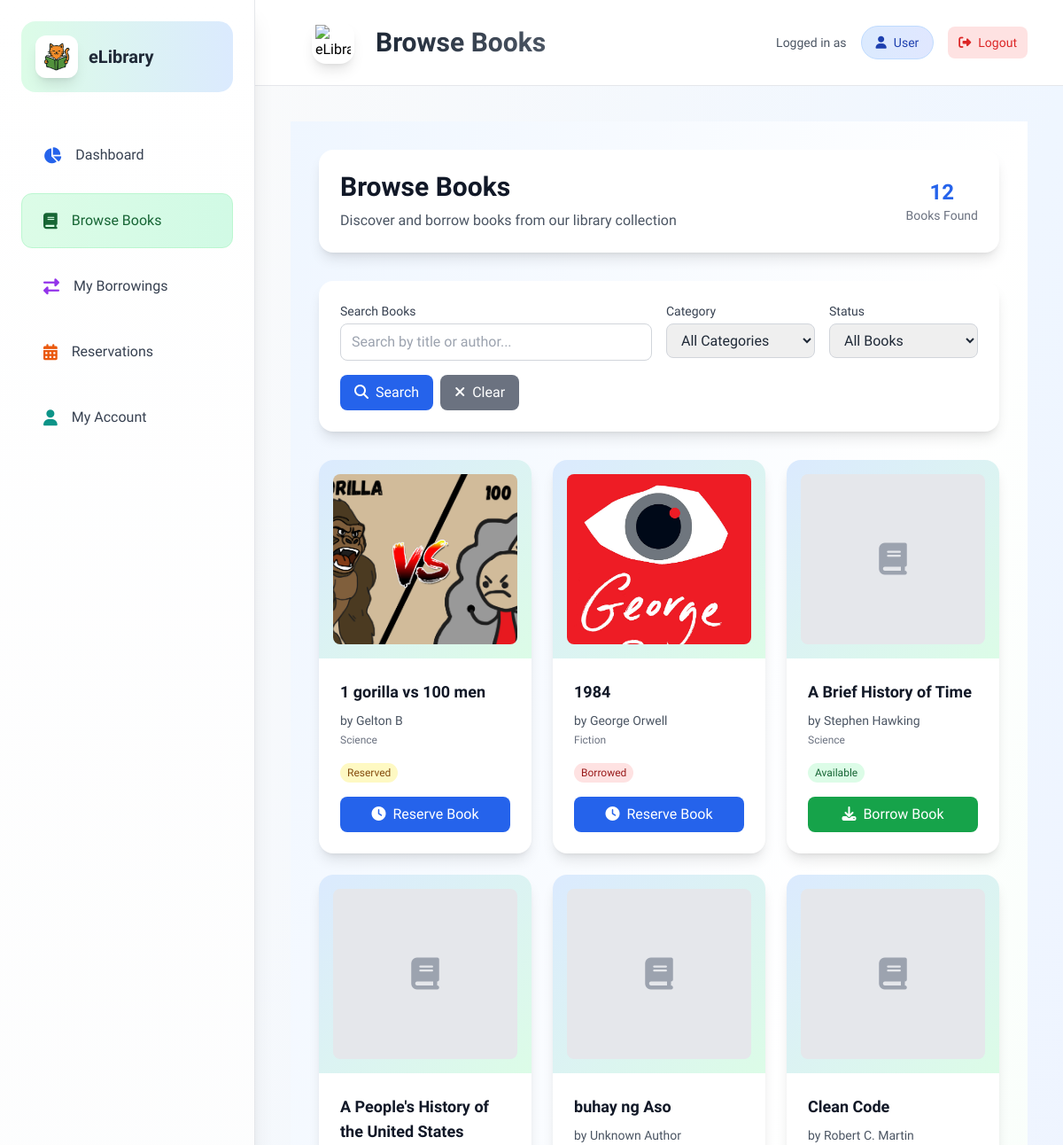
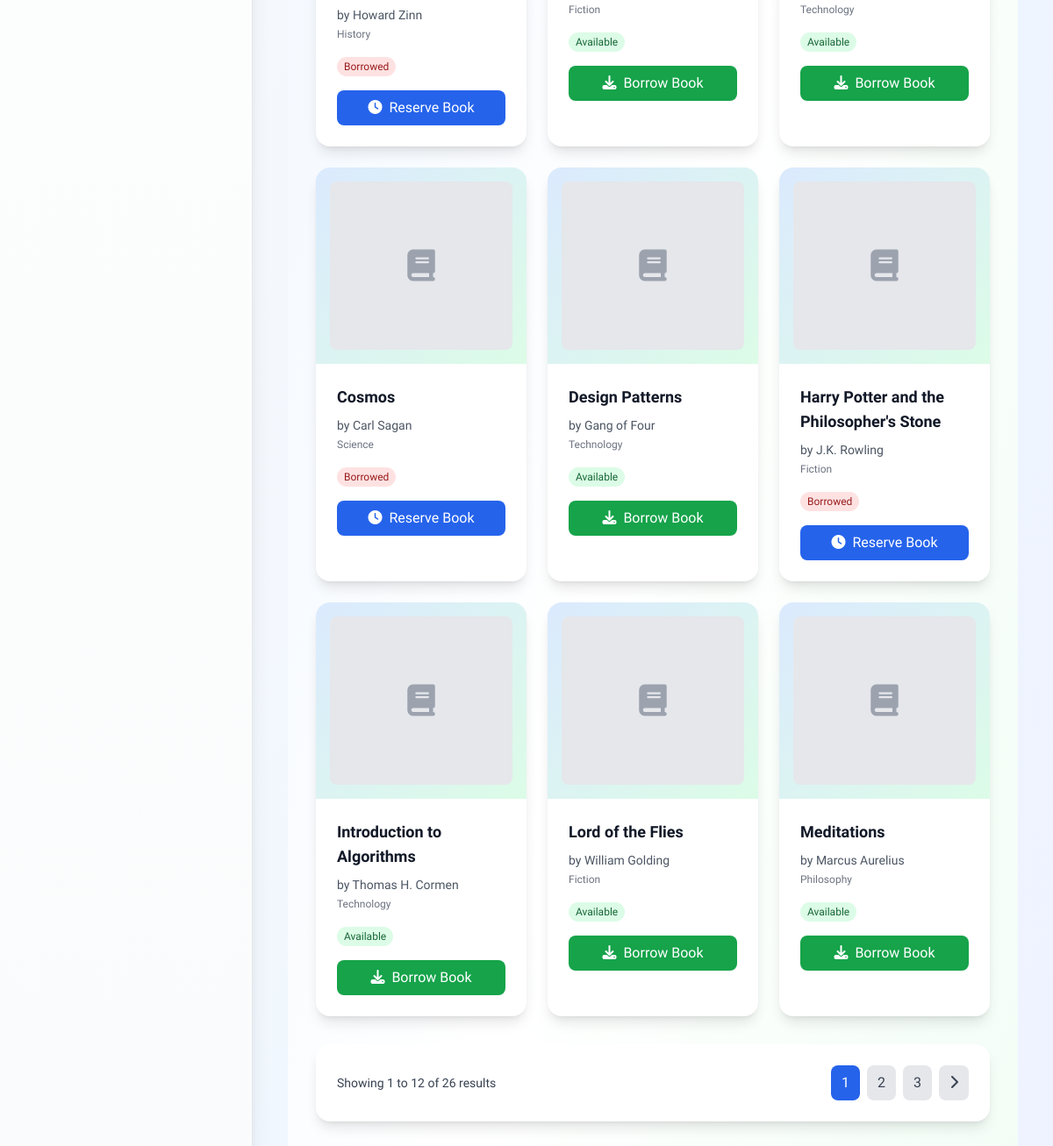
The app's page /pages/user/modules/browse_books.php (signed in) with its own data (2 pictures, top to bottom).
### tables this page shows
CREATE TABLE `books` (
  `book_id` varchar(25) NOT NULL,
  `title` varchar(255) NOT NULL,
  `author` varchar(255) NOT NULL,
  `publish_date` date DEFAULT NULL,
  `category` varchar(3) NOT NULL,
  `book_cover` varchar(255) DEFAULT NULL,
  `added_date` date NOT NULL,
  `status` enum('available','borrowed','archived','reserved') DEFAULT 'available',
  `is_deleted` tinyint(1) DEFAULT 0
);

### pages/user/includes/user_functions.php (called while the page is built, shortened)
<?php
function isAccountSuspended($user_id) {
    try {
        global $pdo;
        $stmt = $pdo->prepare("SHOW COLUMNS FROM users LIKE 'status'");
        $stmt->execute();
        $statusColumn = $stmt->fetch();
        $stmt = $pdo->prepare("
            SELECT COUNT(*) FROM borrowings
            WHERE user_id = ? AND return_date IS NULL
            AND due_date < CURDATE() - INTERVAL 30 DAY
        ");
        $stmt->execute([$user_id]);
        $overdueBooks = $stmt->fetchColumn();
        return $overdueBooks > 0;
    } catch (Exception $e) {
        error_log("isAccountSuspended error: " . $e->getMessage());
        return false;
    }
}
?>

### pages/user/modules/browse_books.php (the view, shortened to what this page needs)
<?php
include_once '../../../includes/db_connection.php';
include_once '../includes/user_functions.php';
$user_id = $_SESSION['user_id'];
include_once '../includes/user_header.php';
$is_suspended = isAccountSuspended($user_id);
$suspension_reason = $is_suspended ? getSuspensionReason($user_id) : null;
$search_query = isset($_GET['search']) ? sanitizeInput($_GET['search']) : '';
$sort_by = isset($_GET['sort']) ? sanitizeInput($_GET['sort']) : 'title';
$sort_order = isset($_GET['order']) ? sanitizeInput($_GET['order']) : 'ASC';
$page = isset($_GET['page']) ? (int)$_GET['page'] : 1;
$per_page = 12;
$offset = ($page - 1) * $per_page;
$where_conditions = ["is_deleted = FALSE"];
$params = [];
$where_clause = implode(' AND ', $where_conditions);
$sort_order = strtoupper($sort_order) === 'DESC' ? 'DESC' : 'ASC';
$sql = "SELECT b.book_id, b.title, b.author, b.publish_date, b.category, b.book_cover, b.added_date, b.status,
               CASE WHEN br.book_id IS NOT NULL THEN 1 ELSE 0 END as user_borrowed,
               CASE WHEN r.book_id IS NOT NULL THEN 1 ELSE 0 END as user_reserved
        FROM books b
        LEFT JOIN borrowings br ON b.book_id = br.book_id AND br.user_id = ? AND br.return_date IS NULL
        LEFT JOIN reservations r ON b.book_id = r.book_id AND r.user_id = ? AND r.status = 'pending'
        WHERE $where_clause
        ORDER BY $sort_by $sort_order
        LIMIT $per_page OFFSET $offset";
$stmt = $pdo->prepare($sql);
$params_with_user = array_merge([$user_id, $user_id], $params);
$stmt->execute($params_with_user);
$books = $stmt->fetchAll(PDO::FETCH_ASSOC);
$count_sql = "SELECT COUNT(*) FROM books WHERE $where_clause";
$count_stmt = $pdo->prepare($count_sql);
$count_stmt->execute($params);
$total_books = $count_stmt->fetchColumn();
$total_pages = ceil($total_books / $per_page);
$category_names = [
    'FIC' => 'Fiction',
    'SCI' => 'Science',
    'HIS' => 'History',
    'TEC' => 'Technology',
    'PHI' => 'Philosophy',
    'BIO' => 'Biography',
    'ROM' => 'Romance',
    'MYS' => 'Mystery',
    'THR' => 'Thriller',
    'FAN' => 'Fantasy'
];
?>
<div class="min-h-screen bg-gradient-to-br from-blue-50 via-white to-green-50 py-8">
    <div class="max-w-7xl mx-auto px-4 sm:px-6 lg:px-8">
        <div class="bg-white rounded-2xl shadow-lg p-6 mb-8">
            <div class="flex items-center justify-between">
                <div>
                    <h1 class="text-3xl font-bold text-gray-900 mb-2">Browse Books</h1>
                    <p class="text-gray-600">Discover and borrow books from our library collection</p>
                </div>
                <div class="hidden md:flex items-center space-x-4">
                    <div class="text-center">
                        <div class="text-2xl font-bold text-blue-600"><?php echo count($books); ?></div>
                        <div class="text-sm text-gray-500">Books Found</div>
                    </div>
                </div>
            </div>
        </div>
        <div class="bg-white rounded-2xl shadow-lg p-6 mb-8">
            <form method="GET" class="space-y-4">
                <div class="grid grid-cols-1 md:grid-cols-4 gap-4">
                    <div class="md:col-span-2">
                        <label class="block text-sm font-medium text-gray-700 mb-1">Search Books</label>
                        <input type="text" name="search" value="<?php echo htmlspecialchars($search_query); ?>"
                               placeholder="Search by title or author..."
                               class="w-full px-3 py-2 border border-gray-300 rounded-lg focus:ring-2 focus:ring-blue-500 focus:border-blue-500">
                    </div>
                    <div>
                        <label class="block text-sm font-medium text-gray-700 mb-1">Category</label>
                        <select name="category" class="w-full px-3 py-2 border border-gray-300 rounded-lg focus:ring-2 focus:ring-blue-500 focus:border-blue-500">
                            <option value="">All Categories</option>
                        </select>
                    </div>
                    <div>
                        <label class="block text-sm font-medium text-gray-700 mb-1">Status</label>
                        <select name="status" class="w-full px-3 py-2 border border-gray-300 rounded-lg focus:ring-2 focus:ring-blue-500 focus:border-blue-500">
                            <option value="">All Books</option>
                        </select>
                    </div>
                </div>
                <div class="flex flex-wrap gap-2">
                    <button type="submit" class="px-4 py-2 bg-blue-600 text-white rounded-lg hover:bg-blue-700 transition-colors duration-200">
                        <i class="fas fa-search mr-2"></i>Search
                    </button>
                    <a href="browse_books.php" class="px-4 py-2 bg-gray-500 text-white rounded-lg hover:bg-gray-600 transition-colors duration-200">
                        <i class="fas fa-times mr-2"></i>Clear
                    </a>
                </div>
            </form>
        </div>
        <?php if (empty($books)): ?>
            <div class="bg-white rounded-2xl shadow-lg p-12 text-center">
                <i class="fas fa-book-open text-6xl text-gray-300 mb-4"></i>
                <h3 class="text-2xl font-semibold text-gray-600 mb-2">No Books Found</h3>
                <p class="text-gray-500 mb-6">Try adjusting your search criteria or browse all books.</p>
                <a href="browse_books.php" class="inline-block px-6 py-3 bg-blue-600 text-white rounded-lg hover:bg-blue-700 transition-colors duration-200">
                    <i class="fas fa-list mr-2"></i>View All Books
                </a>
            </div>
        <?php else: ?>
            <div class="grid grid-cols-1 md:grid-cols-2 lg:grid-cols-3 xl:grid-cols-4 gap-6 mb-8">
                <?php foreach ($books as $book): ?>
                    <div class="bg-white rounded-2xl shadow-lg overflow-hidden hover:shadow-xl transition-shadow duration-300">
                        <div class="aspect-w-3 aspect-h-4 bg-gradient-to-br from-blue-100 to-green-100 p-4">
                            <?php if ($book['book_cover'] && $book['book_cover'] !== 'default_book_cover.svg'): ?>
                                <img src="../../../assets/img/book_covers/<?php echo htmlspecialchars($book['book_cover']); ?>"
                                     alt="<?php echo htmlspecialchars($book['title']); ?>"
                                     class="w-full h-48 object-cover rounded-lg">
                            <?php else: ?>
                                <div class="w-full h-48 flex items-center justify-center bg-gray-200 rounded-lg">
                                    <i class="fas fa-book text-4xl text-gray-400"></i>
                                </div>
                            <?php endif; ?>
                        </div>
                        <div class="p-6">
                            <div class="mb-4">
                                <h3 class="text-lg font-semibold text-gray-900 mb-2 line-clamp-2">
                                    <?php echo htmlspecialchars($book['title']); ?>
                                </h3>
                                <p class="text-sm text-gray-600 mb-1">by <?php echo htmlspecialchars($book['author']); ?></p>
                                <p class="text-xs text-gray-500">
                                    <?php echo isset($category_names[$book['category']]) ? $category_names[$book['category']] : $book['category']; ?>
                                </p>
                            </div>
                            <div class="mb-4">
                                <?php if ($book['status'] === 'available'): ?>
                                    <span class="px-2 py-1 bg-green-100 text-green-800 text-xs font-medium rounded-full">Available</span>
                                <?php elseif ($book['status'] === 'borrowed'): ?>
                                    <span class="px-2 py-1 bg-red-100 text-red-800 text-xs font-medium rounded-full">Borrowed</span>
                                <?php elseif ($book['status'] === 'reserved'): ?>
                                    <span class="px-2 py-1 bg-yellow-100 text-yellow-800 text-xs font-medium rounded-full">Reserved</span>
                                <?php endif; ?>
                            </div>
                            <div class="flex flex-col gap-2">
                                <?php if ($is_suspended): ?>
                                    <button disabled class="w-full px-4 py-2 bg-red-200 text-red-600 rounded-lg cursor-not-allowed"
                                            title="Account suspended - <?php echo htmlspecialchars($suspension_reason); ?>">
                                        <i class="fas fa-ban mr-2"></i>Account Suspended
                                    </button>
                                <?php elseif ($book['status'] === 'available'): ?>
                                    <form method="POST" class="w-full borrow-form">
                                        <button type="submit"
                                                class="w-full px-4 py-2 bg-green-600 text-white rounded-lg hover:bg-green-700 transition-colors duration-200 focus:outline-none focus:ring-2 focus:ring-green-500 focus:ring-offset-2 borrow-btn">
                                            <i class="fas fa-download mr-2"></i>Borrow Book
                                        </button>
                                    </form>
                                <?php elseif ($book['status'] === 'borrowed' || $book['status'] === 'reserved'): ?>
                                    <form method="POST" class="w-full reserve-form">
                                        <button type="submit"
                                                class="w-full px-4 py-2 bg-blue-600 text-white rounded-lg hover:bg-blue-700 transition-colors duration-200 focus:outline-none focus:ring-2 focus:ring-blue-500 focus:ring-offset-2 reserve-btn">
                                            <i class="fas fa-clock mr-2"></i>Reserve Book
                                        </button>
                                    </form>
                                <?php else: ?>
                                    <button disabled class="w-full px-4 py-2 bg-gray-300 text-gray-500 rounded-lg cursor-not-allowed">
                                        Not Available
                                    </button>
                                <?php endif; ?>
                            </div>
                        </div>
                    </div>
                <?php endforeach; ?>
            </div>
            <?php if ($total_pages > 1): ?>
                <div class="bg-white rounded-2xl shadow-lg p-6">
                    <div class="flex items-center justify-between">
                        <div class="text-sm text-gray-700">
                            Showing <?php echo (($page - 1) * $per_page) + 1; ?> to <?php echo min($page * $per_page, $total_books); ?> of <?php echo $total_books; ?> results
                        </div>
                        <div class="flex items-center space-x-2">
                            <?php
                            $start_page = max(1, $page - 2);
                            $end_page = min($total_pages, $page + 2);
                            for ($i = $start_page; $i <= $end_page; $i++):
                            ?>
                                <a href="?<?php echo http_build_query(array_merge($_GET, ['page' => $i])); ?>"
                                   class="px-3 py-2 <?php echo $i === $page ? 'bg-blue-600 text-white' : 'bg-gray-200 text-gray-700 hover:bg-gray-300'; ?> rounded-lg transition-colors duration-200">
                                    <?php echo $i; ?>
                                </a>
                            <?php endfor; ?>
                            <?php if ($page < $total_pages): ?>
                                <a href="?<?php echo http_build_query(array_merge($_GET, ['page' => $page + 1])); ?>"
                                   class="px-3 py-2 bg-gray-200 text-gray-700 rounded-lg hover:bg-gray-300 transition-colors duration-200">
                                    <i class="fas fa-chevron-right"></i>
                                </a>
                            <?php endif; ?>
                        </div>
                    </div>
                </div>
            <?php endif; ?>
        <?php endif; ?>
    </div>
</div>

### records on screen
books: book_cover (picture), title "1 gorilla vs 100 men", author "Gelton B", category "Science", status "Reserved"
books: book_cover+title (picture), title "1984", author "George Orwell", category "Fiction", status "Borrowed"
books: title "A Brief History of Time", author "Stephen Hawking", category "Science", status "Available"
books: title "A People's History of the United States", author "Howard Zinn", category "History", status "Borrowed"
books: title "buhay ng Aso", author "Unknown Author", category "Fiction", status "Available"
books: title "Clean Code", author "Robert C. Martin", category "Technology", status "Available"
books: title "Cosmos", author "Carl Sagan", category "Science", status "Borrowed"
books: title "Design Patterns", author "Gang of Four", category "Technology", status "Available"
books: title "Harry Potter and the Philosopher's Stone", author "J.K. Rowling", category "Fiction", status "Borrowed"
books: title "Introduction to Algorithms", author "Thomas H. Cormen", category "Technology", status "Available"
books: title "Lord of the Flies", author "William Golding", category "Fiction", status "Available"
books: title "Meditations", author "Marcus Aurelius", category "Philosophy", status "Available"

### other values on screen
count($books) "12"
min($page * $per_page, $total_books) "12"
$total_books "26"
